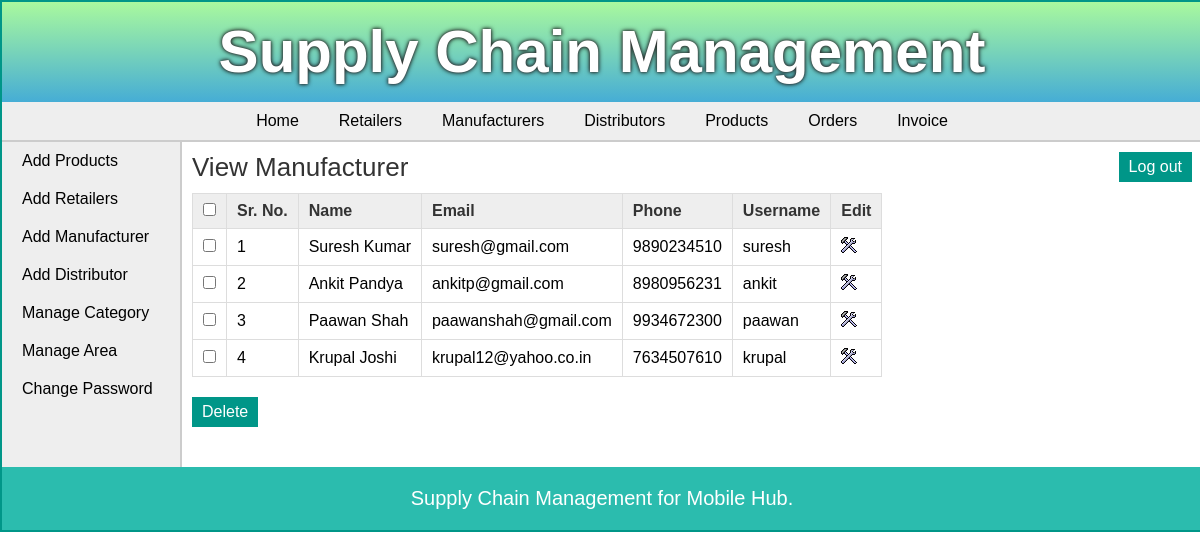
/admin/view_manufacturer.php (signed in), run on the app's committed database.
### tables this page shows
CREATE TABLE `manufacturer` (
  `man_id` int(11) NOT NULL,
  `man_name` varchar(25) NOT NULL,
  `man_email` varchar(50) DEFAULT NULL,
  `man_phone` varchar(10) NOT NULL,
  `username` varchar(20) NOT NULL,
  `password` varchar(20) NOT NULL
);

### admin/view_manufacturer.php (the view, shortened to what this page needs)
<?php
	include("../includes/config.php");
	if(isset($_SESSION['admin_login'])) {
		if($_SESSION['admin_login'] == true) {
			$query_selectManufacturer = "SELECT * FROM manufacturer";
			$result_selectManufacturer = mysqli_query($con,$query_selectManufacturer);
		}
		else {
			header('Location:../index.php');
		}
	}
	else {
		header('Location:../index.php');
	}
?>
<!DOCTYPE html>
<html>
<head>
	<link rel="stylesheet" href="../includes/main_style.css" >
</head>
<body>
	<?php
		include("../includes/header.inc.php");
		include("../includes/nav_admin.inc.php");
		include("../includes/aside_admin.inc.php");
	?>
	<section>
		<h1>View Manufacturer</h1>
		<form action="" method="POST" class="form">
		<table class="table_displayData">
			<tr>
				<th> <input type="checkbox" onClick="toggle(this)" /> </th>
				<th>Sr. No.</th>
				<th>Name</th>
				<th>Email</th>
				<th>Phone</th>
				<th>Username</th>
				<th> Edit </th>
			</tr>
			<?php $i=1; while($row_selectManufacturer = mysqli_fetch_array($result_selectManufacturer)) { ?>
			<tr>
				<td> <input type="checkbox" name="chkId[]" value="<?php echo $row_selectManufacturer['man_id']; ?>" /> </td>
				<td> <?php echo $i; ?> </td>
				<td> <?php echo $row_selectManufacturer['man_name']; ?> </td>
				<td> <?php echo $row_selectManufacturer['man_email']; ?> </td>
				<td> <?php echo $row_selectManufacturer['man_phone']; ?> </td>
				<td> <?php echo $row_selectManufacturer['username']; ?> </td>
				<td> <a href="edit_manufacturer.php?id=<?php echo $row_selectManufacturer['man_id']; ?>"><img src="../images/edit.png" alt="edit" /></a> </td>
			</tr>
			<?php $i++; } ?>
		</table>
		<input type="submit" value="Delete" class="submit_button"/>
		</form>
	</section>
	<?php
		include("../includes/footer.inc.php");
	?>
</body>
</html>

### includes/main_style.css (style rules this page uses)
* { font-family: arial,sans-serif; margin:0px; padding:0px; }
body { width:1200px; margin:auto; border:2px solid #009688; }
a { text-decoration:none; }
.submit_button { font-size:16px; margin-top:20px; margin-right:20px; padding:6px 10px; background-color:#009688; border:none; color:white; }
section { width:1000px; padding:10px; padding-bottom:40px; }
section h1 { margin-bottom:10px; font-weight:normal; color:#333; font-size: 26px; }
table { border-collapse: collapse; }
.table_displayData td, .table_displayData th { border:1px solid #ddd; padding: 8px 10px; text-align: left; }
.table_displayData th { background-color:#eee; color:#333; }

### data on the page
manufacturer: man_name "Suresh Kumar", man_email "suresh@gmail.com", man_phone "9890234510", username "suresh"
manufacturer: man_name "Ankit Pandya", man_email "ankitp@gmail.com", man_phone "8980956231", username "ankit"
manufacturer: man_name "Paawan Shah", man_email "paawanshah@gmail.com", man_phone "9934672300", username "paawan"
manufacturer: man_name "Krupal Joshi", man_email "krupal12@yahoo.co.in", man_phone "7634507610", username "krupal"
